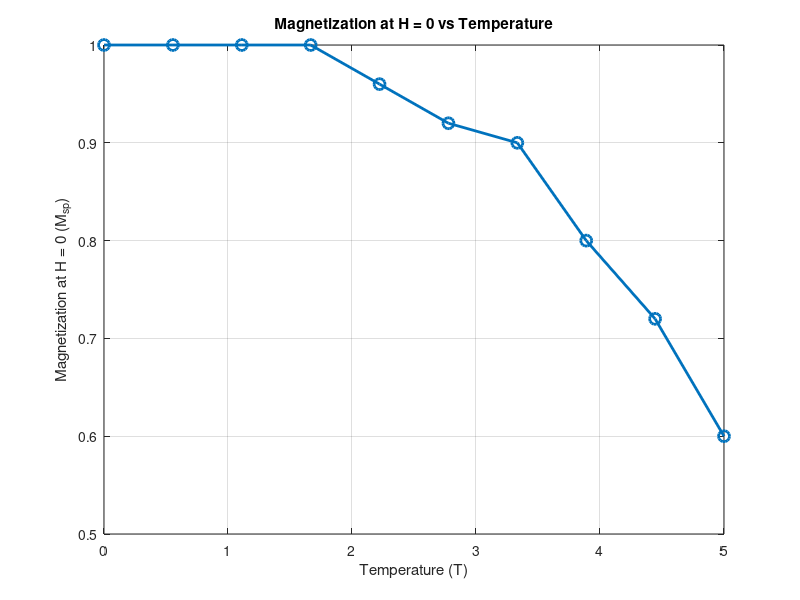

Write the MATLAB code that produced this figure.
% TEMPERATURE VARIANCE AND MAGNETIZATION

clear all
close all;
tic;

% Parameters
L_rows = 10; % Number of rows in lattice
L_cols = 10; % Number of columns in lattice
J = 1; % Interaction energy (positive for ferromagnetic material)
H_vals = linspace(0, 10, 100); % Range of external magnetic field (0 to 10)
steps_per_H = 50; % Monte Carlo steps for each H value
T_vals = linspace(0, 5, 10); % Temperature range from 0 to 3
n = 20; % For progress bar
M_sp = zeros(1, length(T_vals)); % Initialize temperature vs. M_sp plot
steps = length(T_vals);

% Loop over different temperatures
for temp_idx = 1:steps
    T = T_vals(temp_idx); % Current temperature
    disp(['Running for T = ', num2str(T)]);
    
    % Display progress bar
    numHashtags = floor((temp_idx / steps) * n);
    displayString = [repmat('#', 1, numHashtags), repmat(' ', 1, n - numHashtags)];
    fprintf('[%s]\n', displayString);
    
    % Initialize spin lattice with random spins (-1 or +1)
    spin_lattice = 2 * (randi([0, 1], L_rows, L_cols)) - 1;
    
    % Monte Carlo simulation for forward field sweep (0 to 10)
    magnetization = zeros(1, length(H_vals));
    for h = 1:length(H_vals)
        H = H_vals(h); % Current magnetic field
        for step = 1:steps_per_H
        
            % Choose a random spin to flip
            i = randi(L_rows);
            j = randi(L_cols);
            % Calculate energy difference (dE) if this spin is flipped
            S = spin_lattice(i, j);
            neighbors = spin_lattice(mod(i, L_rows) + 1, j) + spin_lattice(mod(i - 2, L_rows) + 1, j) + ...
                        spin_lattice(i, mod(j, L_cols) + 1) + spin_lattice(i, mod(j - 2, L_cols) + 1);
            dE = 2 * S * (J * neighbors + H);
            
            % Metropolis condition
            if dE < 0 || rand() < exp(-dE / T)
                spin_lattice(i, j) = -S;
            end
        end
        magnetization(h) = mean(spin_lattice(:));
    end
    
    % Reverse the field sweep: H goes from 10 to 0
    H_vals_back = linspace(10, 0, 10);
    magnetization_back = zeros(1, length(H_vals_back));
    spin_lattice_back = spin_lattice; % Start reverse sweep with final lattice state
    for h = 1:length(H_vals_back)
        H = H_vals_back(h);
        for step = 1:steps_per_H
            i = randi(L_rows);
            j = randi(L_cols);
            S = spin_lattice_back(i, j);
            neighbors = spin_lattice_back(mod(i, L_rows) + 1, j) + spin_lattice_back(mod(i - 2, L_rows) + 1, j) + ...
                        spin_lattice_back(i, mod(j, L_cols) + 1) + spin_lattice_back(i, mod(j - 2, L_cols) + 1);
            dE = 2 * S * (J * neighbors + H);
            if dE < 0 || rand() < exp(-dE / T)
                spin_lattice_back(i, j) = -S;
            end
        end
        magnetization_back(h) = mean(spin_lattice_back(:));
    end
    
    % Store final magnetization after reverse sweep
    M_sp(temp_idx) = magnetization_back(end);
end

% Plot M_sp vs temperature to find critical temperature
figure;
plot(T_vals, M_sp, 'o-', 'LineWidth', 2, 'MarkerSize', 8);
xlabel('Temperature (T)');
ylabel('Magnetization at H = 0 (M_{sp})');
title('Magnetization at H = 0 vs Temperature');
grid on;
toc;
